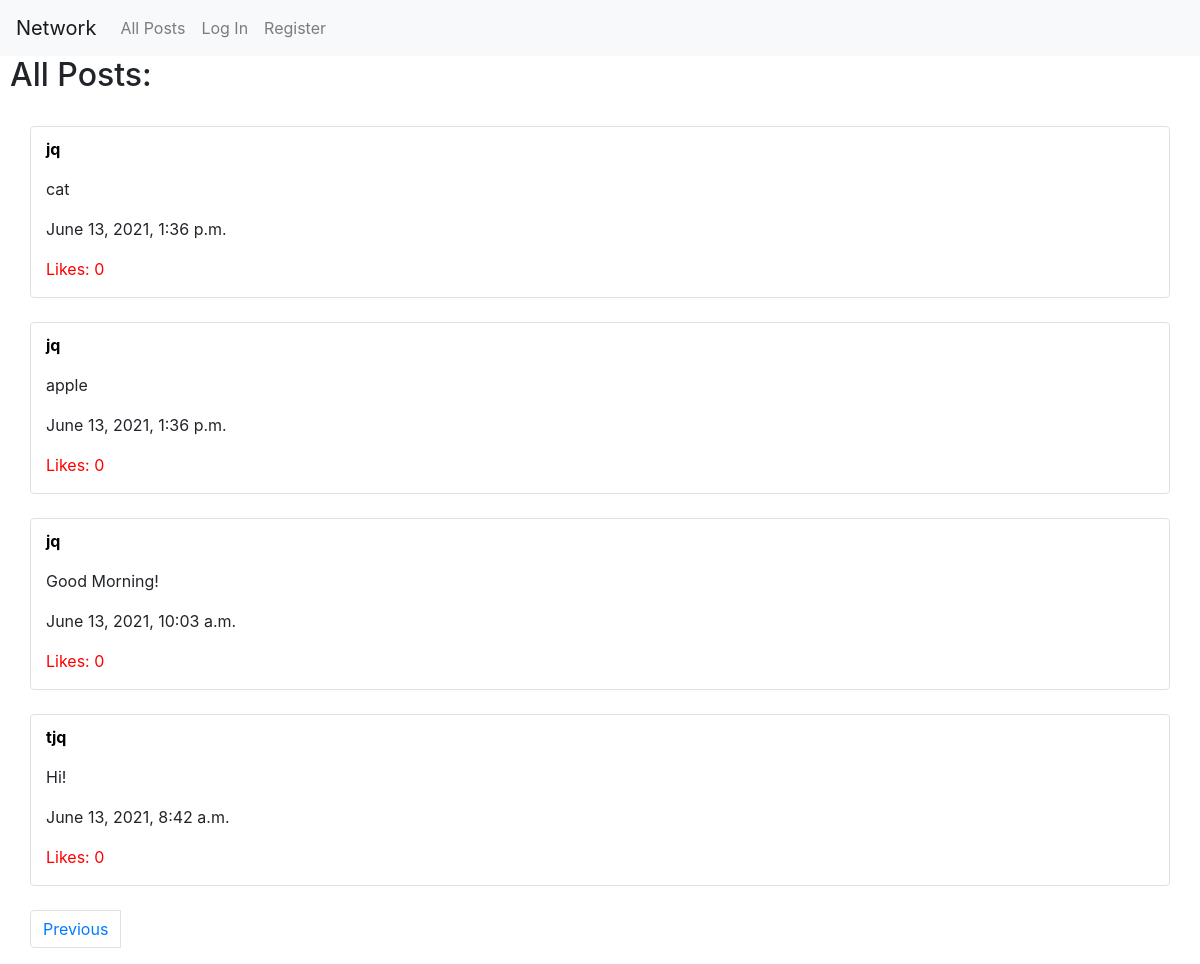
Page /3 on the committed database.
### network/models.py (models this page shows, shortened)
class Posts(models.Model):
    user = models.ForeignKey(User, on_delete=models.CASCADE)
    content = models.TextField(blank= False)
    time = models.DateTimeField(auto_now_add=True)
    likes = models.IntegerField(blank= False, default= 0)

class User(AbstractUser):
    def __str__(self):
        return f"{self.username}"

### network/views.py (the view)
# urls.py: path("<int:page_num>", views.page, name="page"),
def page(request, page_num):
    posts = Posts.objects.filter().all()
    posts = posts.order_by('time').reverse()
    page_len = 1
    count = 0
    for i in posts:
        if count != 0:
            if count % 10 == 0:
                page_len += 1
        count += 1
    p = Paginator(posts, 10)
    temp_list = []
    for i in range(page_len):
        temp_page = p.get_page(i + 1)
        temp_list.append(temp_page.object_list)
    posts = temp_list[page_num - 1]
    return render(request, "network/index.html", {
        "posts": posts,
        "page_num": page_num,
        "page_len": page_len
    })

### network/templates/network/index.html (shortened to what this page needs)
{% extends "network/layout.html" %}
{% block body %}
    <h2>All Posts:</h2>
    {% for post in posts %}
        <br>
        <div class= "container border rounded padding-top">
            <p><strong><a class="nav1" href="{% url 'profile' post.user %}">{{post.user}}</a></strong></p>
            <p id="p{{post.id}}">{{post.content}}</p>
            <p>{{post.time}}</p>
            {% if user.is_authenticated %}
                <button id="l{{post.id}}" name="likepost" value="{{post.id}}" type="button" class="btn btn-primary bg-danger">
                    Like <span class="badge bg-secondary">{{post.likes}}</span>
                </button>
                <button id="ul{{post.id}}" name="unlikepost" value="{{post.id}}" type="button" class="btn btn-primary bg-danger" style="display: none;">
                    Unlike <span class="badge bg-secondary">{{post.likes}}</span>
                </button>
                <br></br>
            {% else %}
                <p style="color:red;">Likes: {{post.likes}}</p>
            {% endif %}
        </div>
    {% endfor %}
    {% if page_len > 1 %}
        <br>
        <nav aria-label="Page navigation example">
            <ul class="pagination container">
                {% if page_num != 1 %}
                    <li class="page-item"><a class="page-link" href="{% url 'page' page_num|add:"-1" %}">Previous</a></li>
                    <pre class="tab">   </pre>
                {% endif %}
            </ul>
        </nav>
    {% endif %}
{% endblock %}

### network/static/network/styles.css (style rules this page uses)
h2 { padding-left: 10px; }
.padding-top { padding-top: 10px; }
.nav1 { color: black; text-decoration: none; }

### rows in the picture
Posts: user "jq", content "cat", time "June 13, 2021, 1:36 p.m.", likes "0"
Posts: user "jq", content "apple", time "June 13, 2021, 1:36 p.m.", likes "0"
Posts: user "jq", content "Good Morning!", time "June 13, 2021, 10:03 a.m.", likes "0"
Posts: user "tjq", content "Hi!", time "June 13, 2021, 8:42 a.m.", likes "0"
